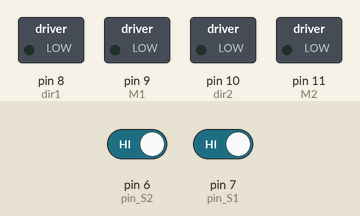
The sketch below on a simulated Arduino Uno, built with avr-gcc and run on an emulated ATmega328P. Parts: switched loads named in the sketch (green lamp = pin HIGH). The test bench sets the inputs (shaded band); at power-on: pin 6 (pin_S2) HIGH, pin 7 (pin_S1) HIGH.

Above: at 1.2 s.
1.3 s: pin 6 (pin_S2) driven LOW
At 1.7 s:
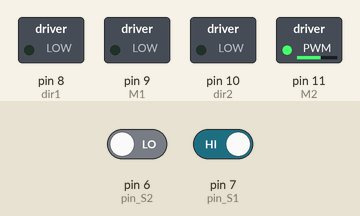
2.8 s: pin 7 (pin_S1) driven LOW
At 4.0 s:
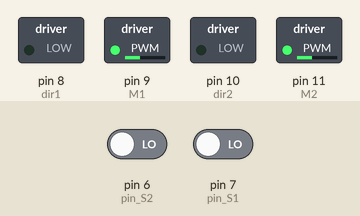
4.3 s: pin 6 (pin_S2) driven HIGH
At 5.1 s:
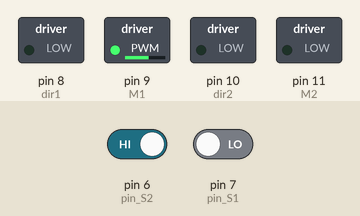
Timing chart, 0 to 7.3 s (numbered marks = the images above; inputs shaded):
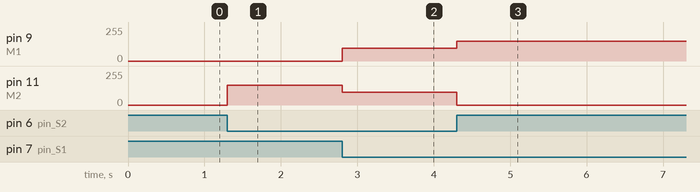

Measured:
- after the input at 1.3 s, pin 11 (M2): 0/255 → 150/255 at once
- after the input at 2.8 s, pin 9 (M1): 0/255 → 95/255 at once; pin 11 (M2): 150/255 → 95/255 at once
- after the input at 4.3 s, pin 9 (M1): 95/255 → 150/255 at once; pin 11 (M2): 95/255 → 0/255 at once

The sketch:

primeiro_seguelinha.ino
```cpp
//Definição dos pinos de controle do motor
#define M1 9 // Pino_Velocidade 1º Motor ( 0 a 255)_ Porta IN2 ponte H;
#define M2 11 //Pino_Velocidade 2º Motor ( 0 a 255) _ Porta IN4 ponte H;
#define dir1 8 //Pino_Direção do 1º Motor: Para frente / Para trás (HIGH ou LOW)_ porta IN1 ponte H;
#define dir2 10 //Pino_Direção do 2º Motor: Para frente / Para trás (HIGH ou LOW)_ porta IN3 ponte H;
//Definição dos pinos dos sensores
#define pin_S1 7
#define pin_S2 6
bool Sensor1 = 0;
bool Sensor2 = 0;
//variável responsável por controlar a velocidade dos motores
int velocidade = 95;
void setup(){
//Setamos os pinos de controle dos motores como saída
pinMode(M1, OUTPUT);
pinMode(M2, OUTPUT);
pinMode(dir1, OUTPUT);
pinMode(dir2, OUTPUT);
//Setamos a direção inicial do motor como 0, isso fará com que ambos os motores girem para frente
digitalWrite(dir1, LOW);
digitalWrite(dir2, LOW);
//Setamos os pinos dos sensores como entrada
pinMode(pin_S1, INPUT);
pinMode(pin_S2, INPUT);
}
void loop(){
//Neste processo armazenamos o valor lido pelo sensor na variável que armazena tais dados.
Sensor1 = digitalRead(pin_S1);
Sensor2 = digitalRead(pin_S2);
//Aqui está toda a lógica de comportamento do robô: Para a cor branca atribuímos o valor 0 e, para a cor preta, o valor 1.
if((Sensor1 == 0) && (Sensor2 == 0)){ // Se detectar na extremidade das faixas duas cores brancas
analogWrite(M1, velocidade); // Ambos motores ligam na mesma velocidade
analogWrite(M2, velocidade);
}
if((Sensor1 == 1) && (Sensor2 == 0)){ // Se detectar um lado preto e o outro branco
analogWrite(M1, 0); // O motor 1 desliga
analogWrite(M2, 150); // O motor 2 fica ligado, fazendo assim o carrinho virar
}
if((Sensor1 == 0) && (Sensor2 == 1)){ // Se detectar um lado branco e o outro preto
analogWrite(M1, 150); //O motor 1 fica ligado
analogWrite(M2, 0); // O motor 2 desliga, fazendo assim o carrinho virar no outro sentido
}
}
```
